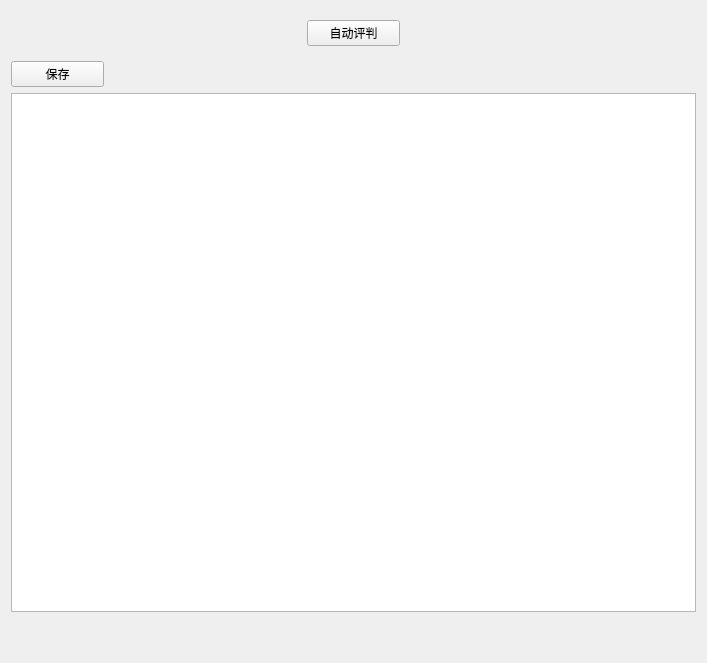
<?xml version="1.0" encoding="UTF-8"?>
<ui version="4.0">
 <class>AdminScoreForm</class>
 <widget class="QWidget" name="AdminScoreForm">
  <property name="geometry">
   <rect>
    <x>0</x>
    <y>0</y>
    <width>707</width>
    <height>663</height>
   </rect>
  </property>
  <property name="windowTitle">
   <string>成绩管理窗口</string>
  </property>
  <layout class="QGridLayout" name="gridLayout">
   <item row="0" column="0">
    <widget class="QWidget" name="widget" native="true">
     <layout class="QHBoxLayout" name="horizontalLayout">
      <item>
       <widget class="QPushButton" name="pushButton">
        <property name="maximumSize">
         <size>
          <width>93</width>
          <height>16777215</height>
         </size>
        </property>
        <property name="text">
         <string>自动评判</string>
        </property>
       </widget>
      </item>
     </layout>
    </widget>
   </item>
   <item row="1" column="0">
    <widget class="QPushButton" name="pushButton_2">
     <property name="maximumSize">
      <size>
       <width>93</width>
       <height>16777215</height>
      </size>
     </property>
     <property name="text">
      <string>保存</string>
     </property>
    </widget>
   </item>
   <item row="2" column="0">
    <widget class="QTableView" name="tableView"/>
   </item>
   <item row="3" column="0">
    <spacer name="verticalSpacer">
     <property name="orientation">
      <enum>Qt::Vertical</enum>
     </property>
     <property name="sizeType">
      <enum>QSizePolicy::Fixed</enum>
     </property>
     <property name="sizeHint" stdset="0">
      <size>
       <width>20</width>
       <height>40</height>
      </size>
     </property>
    </spacer>
   </item>
  </layout>
 </widget>
 <resources/>
 <connections/>
</ui>
